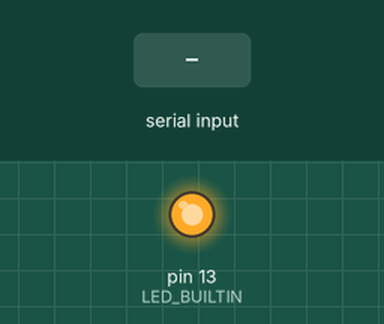
This sketch was run on a simulated Arduino Uno, built with avr-gcc and run on an emulated ATmega328P. Parts: output pins drawn as LEDs (lit = HIGH). The inputs (shaded band) are chosen by the test bench. What the sketch prints to the serial monitor is not drawn.

Above: at 1.2 s.
1.3 s: "1" received over the second serial link
Timing chart, 0 to 4.3 s (numbered marks = the images above; inputs shaded):
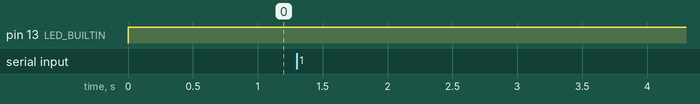

The sketch:

2_Bluetooth.ino
```cpp
//** Conexiones  físicas para CONFIGURAR el BLUETOOTH HC-05 con un Arduino **//
// Poner el modulo en modo AT 2 osea, presionar el boton antes de poner a 5v y se verá el blink lento
// Pin 10 - TX del BT
// Pin 11 - RX del BT
// Para empezar a mandar Comandos AT seleccionar en "Tools/Port" el correcto y abrir "Tools/Serial Monitor"
//**//**//**//**//**//**//**//**//**//**//**//**//**//**//**//**//**//**//**//

#include <SoftwareSerial.h>   // Incluimos la librería  SoftwareSerial

char read_Data = 0;

//** Definimos los pines TX y RX del Arduino conectados al Bluetooth */
SoftwareSerial miBT(10,11); //Pin 10 - TX
                            //Pin 11 - RX
void setup()
{
    //** Next line is for BLINK */
  pinMode(LED_BUILTIN, OUTPUT);

    //** Next lines are for BLUETOOTH */
  Serial.begin(9600);   // Inicializamos el puerto serie
  miBT.begin(38400);    // Inicializamos el puerto serie miBT (Para Modo AT 2 - config)
  Serial.println("Listo");
}

void loop()
{
    //** Next line is for BLINK */
  digitalWrite(LED_BUILTIN, HIGH);   // turn the LED on (HIGH is the voltage level)
  //delay(250);                       // wait for a 250 ms = 1/4 second
  //digitalWrite(LED_BUILTIN, LOW);    // turn the LED off by making the voltage LOW
  //delay(250);                       // wait for a 250 ms = 1/4 second


    //** Next lines are for BLUETOOTH */
  if(miBT.available())    // Si llega un dato por el puerto BT se envía al monitor serial
    {
      read_Data = miBT.read();
      Serial.write(read_Data);   //** Lee miBT y envia a arduino */
    }
  if(Serial.available())  // Si llega un dato por el monitor serial se envía al puerto BT
  {
     miBT.write(Serial.read());  //** Lee arduino y envia a miBT */
  }
}//end loop()
```

Measured:
- after the input at 1.3 s, every drawn part: stays the same
